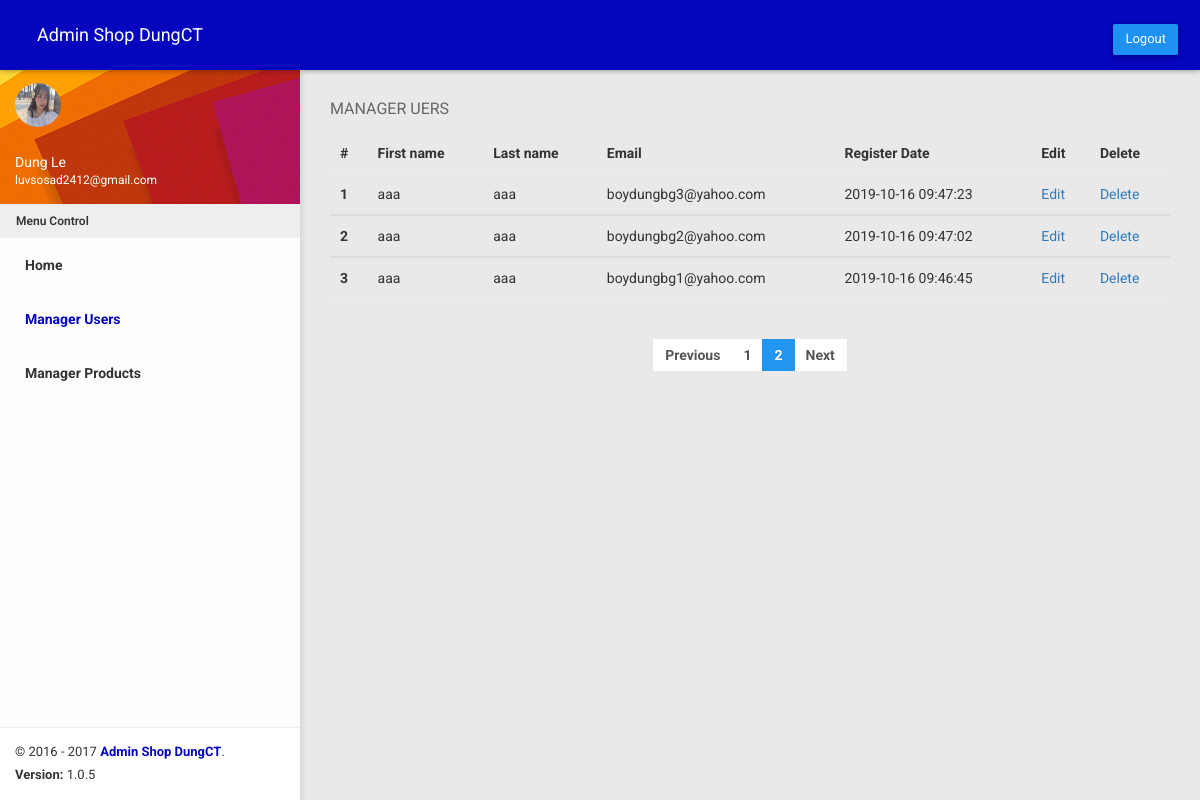
The page /app/admin/user/display.php?page=2 (signed in) on the database its author committed.
### tables this page shows
CREATE TABLE `lechidung_users` (
  `user_id` int(11) NOT NULL,
  `user_fname` varchar(50) NOT NULL,
  `user_lname` varchar(50) NOT NULL,
  `user_username` varchar(50) NOT NULL,
  `user_email` varchar(50) NOT NULL,
  `user_pass` varchar(300) NOT NULL,
  `user_registerdate` datetime DEFAULT CURRENT_TIMESTAMP,
  `user_level` tinyint(4) DEFAULT NULL
);

### app/common/session.php (called while the page is built, shortened)
<?php
if (!isset($_SESSION['login_user'])) {
    header("location:  ../../app/login/login.php");
} else {
    require('test_connection.php');
    $user_check = $_SESSION['login_user'];
    $sql = "select * from lechidung_users where user_username = '" . $user_check . "';";
    $result = mysqli_query($conn, $sql);
    while ($row = mysqli_fetch_assoc($result)) {
        $login_session = $row['user_fname'] . " " . $row['user_lname'];
        $login_session1 = $row['user_email'];
    }
}

### app/admin/user/display.php (the view, shortened to what this page needs)
<?php
require('../../common/session.php');
?>
<!DOCTYPE html>
<html>
<head>
  <link href="../../../public/plugins/bootstrap/css/bootstrap.css" rel="stylesheet">
  <link href="../../../public/css/style.css" rel="stylesheet">
  <link href="../../../public/css/all-themes.css" rel="stylesheet" />
  <link href="//netdna.bootstrapcdn.com/font-awesome/3.2.1/css/font-awesome.css" rel="stylesheet">
</head>
<body>
  <body class="theme-red">
    <nav class="navbar">
      <div class="container-fluid">
        <div class="navbar-header">
          <a id="text-white" href="../../../app/admin/admin.php">Admin Shop DungCT</a>
        </div>
        <div class="collapse navbar-collapse" id="navbar-collapse">
          <ul class="nav navbar-nav navbar-right">
            <li> <a href="../../../app/login/logout.php"><button type="button" class="icon-signout btn btn-large btn-primary">Logout</button></a></li>
          </ul>
        </div>
      </div>
    </nav>
    <section>
      <aside id="leftsidebar" class="sidebar">
        <div class="user-info">
          <div class="image">
            <img src="../../../public/img/imgUsers/68378441_662085174278896_6502441750110404608_o.jpg" width="46" height="44" alt="User" />
          </div>
          <div class="info-container">
            <div class="name" data-toggle="dropdown" aria-haspopup="true" aria-expanded="false"><?php echo $login_session ?></div>
            <div class="email"><?php echo $login_session1 ?></div>
          </div>
        </div>
        <div class="menu">
          <ul class="list">
            <li class="header">Menu Control</li>
            <li>
              <a href="../../../app/admin/admin.php">
                <span>Home</span>
              </a>
            </li>
            <li class="active">
              <a href="../../../app/admin/user/display.php">
                <span>Manager Users</span>
              </a>
            </li>
            <li>
              <a href="../../../app/admin/product/display.php">
                <span>Manager Products</span>
              </a>
            </li>
          </ul>
        </div>
        <div class="legal">
          <div class="copyright">
            &copy; 2016 - 2017 <a href="javascript:void(0);">Admin Shop DungCT</a>.
          </div>
          <div class="version">
            <b>Version: </b> 1.0.5
          </div>
        </div>
      </aside>
    </section>
    <section class="content">
      <div class="container-fluid">
        <div class="block-header">
          <h2>MANAGER UERS</h2>
        </div>
        <?php
        require('../../common/test_connection.php');
        $page = 1;
        $limit = 10;
        $arrs_list = mysqli_query($conn, "select * from lechidung_users where user_level = 2;");
        $total_record = mysqli_num_rows($arrs_list);
        $total_page = ceil($total_record / $limit);
        if (isset($_GET["page"]))
          $page = $_GET["page"];
        $start = ($page - 1) * $limit;
        $sql = "select * from lechidung_users where user_level = 2 ORDER BY user_id DESC limit " . $start . "," . $limit . " ;";
        $result = mysqli_query($conn, $sql);
        if (mysqli_num_rows($result) > 0) {
          echo "<table class='table table-hover'>
    <thead class='thead-dark'>
      <tr>
        <th scope='col'>#</th>
        <th scope='col'>First name</th>
        <th scope='col'>Last name</th>
        <th scope='col'>Email</th>
        <th scope='col'>Register Date</th>
        <th scope='col'>Edit</th>
        <th scope='col'>Delete</th>
      </tr>
    </thead>";
          while ($row = mysqli_fetch_assoc($result)) {
            $STT++;
            echo " <tbody>
    <tr>
      <th scope='row'>" . $STT . "</th>
      <td>" . $row["user_fname"] . "</td>
      <td>" . $row["user_lname"] . "</td>
      <td>" . $row["user_email"] . "</td>
      <td>" . $row["user_registerdate"] . "</td>
      <td><a btn btn-info href='../../../app/admin/user/update.php?id= " . $row["user_id"] . "' onclick='return checkupdate()'>Edit</a></td>
      <td><a btn btn-danger href='../../../app/admin/user/delete.php?id= " . $row["user_id"] . "' onclick='return checkdelete()'>Delete</a></td>
    </tr>
  </tbody>";
          }
          echo "</table>";
        }
        ?>
        <div class="row">
          <div class="col-12 col-md-12">
            <div class="JustifyCenter">
              <ul class="pagination">
                <li><a href="../../../app/admin/user/display.php?page=<?php echo $page - 1; ?>">Previous</a></li>
                <?php for ($i = 1; $i <= $total_page; $i++) { ?>
                  <li <?php if ($page == $i) echo "class='active'"; ?>><a href="../../../app/admin/user/display.php?page=<?php echo $i; ?>"><?php echo $i; ?></a></li>
                <?php } ?>
                <li><a href="../../../app/admin/user/display.php?page=<?php echo $page + 1; ?>">Next</a></li>
              </ul>
            </div>
          </div>
        </div>
    </section>
  </body>
</html>

### public/css/all-themes.css (style rules this page uses)
.theme-red .nav>li>a { color: #fff; }
.theme-red .sidebar .menu .list li.active { background-color: transparent; }
.theme-red .sidebar .menu .list li.active> :first-child i, .theme-red .sidebar .menu .list li.active> :first-child span { color: #0606be; }
.theme-red .sidebar .menu .list .toggled { background-color: transparent; }
.theme-red .sidebar .legal { background-color: #fff; }
.theme-red .sidebar .legal .copyright a { color: #0606be !important; }

### rows shown on the page
lechidung_users: login_session "Dung Le", user_email "luvsosad2412@gmail.com"
lechidung_users: user_fname "aaa", user_lname "aaa", user_email "boydungbg3@yahoo.com", user_registerdate "2019-10-16 09:47:23"
lechidung_users: user_fname "aaa", user_lname "aaa", user_email "boydungbg2@yahoo.com", user_registerdate "2019-10-16 09:47:02"
lechidung_users: user_fname "aaa", user_lname "aaa", user_email "boydungbg1@yahoo.com", user_registerdate "2019-10-16 09:46:45"
